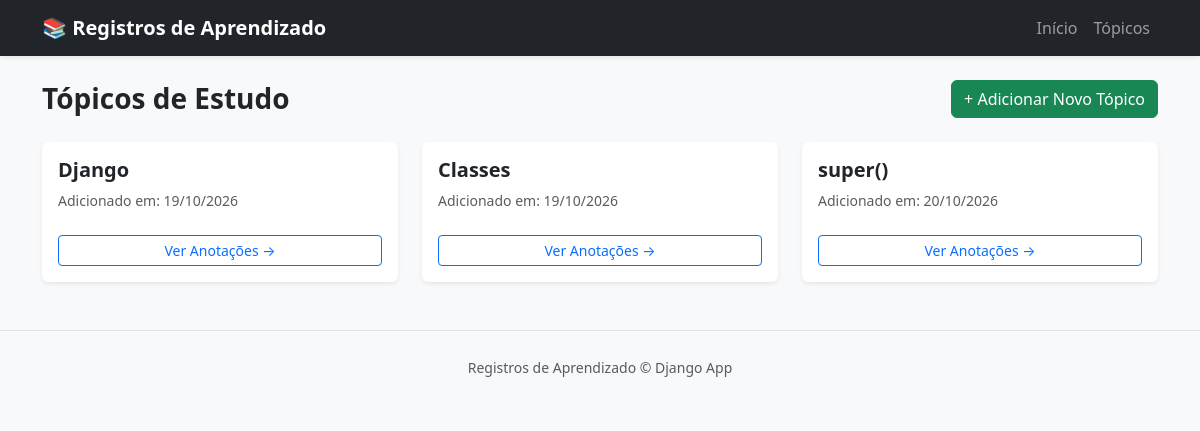
Before: /topicos/ with the older database file.
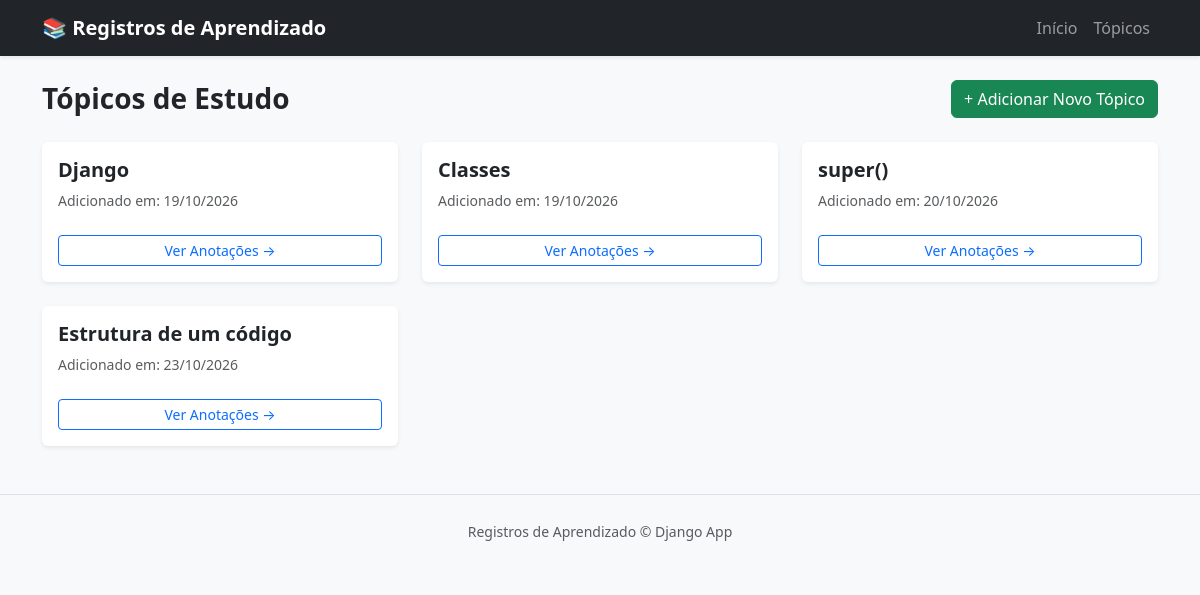
After: the same page with the newer database file.
### registros_de_aprendizado/models.py (models this page shows, shortened)
class Topicos(models.Model):
    texto = models.CharField(max_length=200)
    data_de_adicao = models.DateTimeField(auto_now_add=True)

### registros_de_aprendizado/views.py (the view)
# urls.py: path('topicos/', views.topicos, name='topicos'),
def topicos(request):
    topicos = Topicos.objects.order_by("data_de_adicao")
    contexto = {"topicos": topicos}
    return render(request, "registros_de_aprendizado/topicos.html", contexto)

### registros_de_aprendizado/templates/registros_de_aprendizado/topicos.html
{% extends "registros_de_aprendizado/base.html" %}
{% block content %}
<div class="d-flex justify-content-between align-items-center mb-4">
    <h2 class="h3 fw-bold text-dark mb-0">Tópicos de Estudo</h2>
    <a href="{% url 'registros_de_aprendizado:novo_topico' %}" class="btn btn-success">
        + Adicionar Novo Tópico
    </a>
</div>
<div class="row row-cols-1 row-cols-md-2 row-cols-lg-3 g-4">
    {% for topico in topicos %}
        <div class="col">
            <div class="card h-100 shadow-sm border-0">
                <div class="card-body d-flex flex-column">
                    <h5 class="card-title fw-bold text-dark">{{ topico.texto }}</h5>
                    <p class="card-text text-muted small mt-auto">
                        Adicionado em: {{ topico.data_de_adicao|date:"d/m/Y" }}
                    </p>
                    <a href="{% url 'registros_de_aprendizado:topico' topico.id %}" class="btn btn-outline-primary btn-sm mt-2">
                        Ver Anotações &rarr;
                    </a>
                </div>
            </div>
        </div>
    {% empty %}
        <div class="col-12">
            <div class="alert alert-info shadow-sm" role="alert">
                Nenhum tópico foi adicionado ainda.
            </div>
        </div>
    {% endfor %}
</div>
{% endblock %}

### registros_de_aprendizado/templates/registros_de_aprendizado/base.html (shortened to what this page needs)
<!DOCTYPE html>
<html lang="pt-br">
<head>
    <link href="https://cdn.jsdelivr.net/npm/bootstrap@5.3.3/dist/css/bootstrap.min.css" rel="stylesheet">
</head>
<body class="bg-light">
    <nav class="navbar navbar-expand-lg navbar-dark bg-dark mb-4 shadow-sm">
        <div class="container">
            <a class="navbar-brand fw-bold" href="{% url 'registros_de_aprendizado:index' %}">
                📚 Registros de Aprendizado
            </a>
            <div class="navbar-nav ms-auto">
                <a class="nav-link" href="{% url 'registros_de_aprendizado:index' %}">Início</a>
                <a class="nav-link" href="{% url 'registros_de_aprendizado:topicos' %}">Tópicos</a>
            </div>
        </div>
    </nav>
    <main class="container">
        {% block content %}
        {% endblock %}
    </main>
    <footer class="text-center text-muted py-4 mt-5 border-top">
        <small>Registros de Aprendizado &copy; Django App</small>
    </footer>
</body>
</html>

Changed rows visible on the page:
added Topicos: texto "Estrutura de um código", data_de_adicao "23/10/2026"
